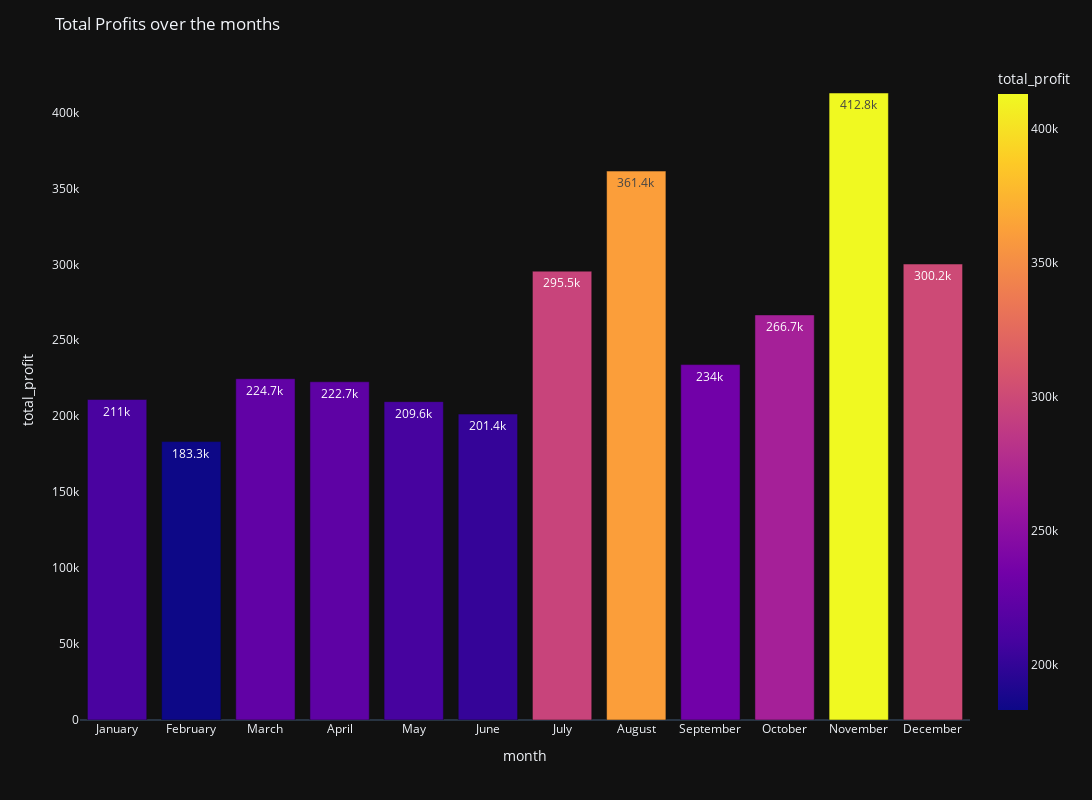

Write notebook code for a chart like this one.
### Code cell
fig = px.bar(df, x="month", y="total_profit",
              barmode='group',text_auto=True,orientation='v',
             height=500,color="total_profit"

    )
fig.update_layout(title="Total Profits over the months",
                  autosize=False,
                  width=1500,
                  height=800,
                  template = "plotly_dark",
                  uniformtext_mode='hide',
                  legend=dict(
                  x=0,
                  y=1,
                  title_font_family="Times New Roman",
                  font=dict(
                  family="Courier",
                  size=15,
                  color="black" ),
                  bgcolor="grey",
                  bordercolor="yellow",
                  borderwidth=2
    )
                )

fig.update_xaxes(showgrid= False)
fig.update_yaxes(showgrid= False)  
fig.update_layout(hovermode="x unified")

fig.show()

### Figure 1 — Plotly figure (JSON) as saved in the notebook; plotly's stock layout.template omitted (floating-point values rounded to 4 significant figures)
{"data": [{"alignmentgroup": "True", "hovertemplate": "month=%{x}<br>total_profit=%{marker.color}<extra></extra>", "legendgroup": "", "marker": {"color": [211000, 183300, 224700, 222700, 209600, 201400, 295500, 361400, 234000, 266700, 412800, 300200], "coloraxis": "coloraxis", "pattern": {"shape": ""}}, "name": "", "offsetgroup": "", "orientation": "v", "showlegend": false, "textposition": "auto", "texttemplate": "%{y}", "type": "bar", "x": ["January", "February", "March", "April", "May", "June", "July", "August", "September", "October", "November", "December"], "xaxis": "x", "y": [211000, 183300, 224700, 222700, 209600, 201400, 295500, 361400, 234000, 266700, 412800, 300200], "yaxis": "y"}], "layout": {"autosize": false, "barmode": "group", "coloraxis": {"colorbar": {"title": {"text": "total_profit"}}, "colorscale": [[0, "#0d0887"], [0.1111, "#46039f"], [0.2222, "#7201a8"], [0.3333, "#9c179e"], [0.4444, "#bd3786"], [0.5556, "#d8576b"], [0.6667, "#ed7953"], [0.7778, "#fb9f3a"], [0.8889, "#fdca26"], [1, "#f0f921"]]}, "height": 800, "hovermode": "x unified", "legend": {"bgcolor": "grey", "bordercolor": "yellow", "borderwidth": 2, "font": {"color": "black", "family": "Courier", "size": 15}, "title": {"font": {"family": "Times New Roman"}}, "tracegroupgap": 0, "x": 0, "y": 1}, "margin": {"t": 60}, "title": {"text": "Total Profits over the months"}, "uniformtext": {"mode": "hide"}, "width": 1500, "xaxis": {"anchor": "y", "domain": [0, 1], "showgrid": false, "title": {"text": "month"}}, "yaxis": {"anchor": "x", "domain": [0, 1], "showgrid": false, "title": {"text": "total_profit"}}}}
